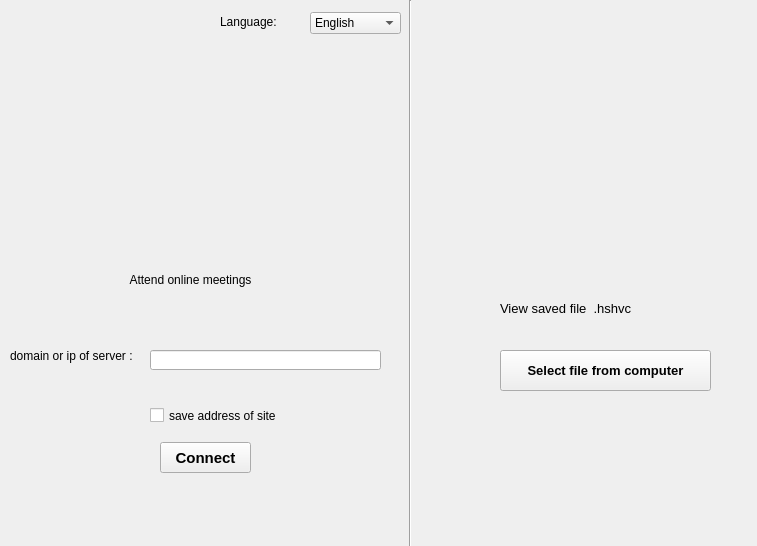
<?xml version="1.0" encoding="UTF-8"?>
<ui version="4.0">
 <class>SelectionClass</class>
 <widget class="QWidget" name="SelectionClass">
  <property name="geometry">
   <rect>
    <x>0</x>
    <y>0</y>
    <width>757</width>
    <height>546</height>
   </rect>
  </property>
  <property name="windowTitle">
   <string>SelectionClass</string>
  </property>
  <widget class="QLabel" name="label_6">
   <property name="geometry">
    <rect>
     <x>220</x>
     <y>12</y>
     <width>71</width>
     <height>20</height>
    </rect>
   </property>
   <property name="text">
    <string>Language: </string>
   </property>
  </widget>
  <widget class="QPushButton" name="choiceButton">
   <property name="geometry">
    <rect>
     <x>500</x>
     <y>350</y>
     <width>211</width>
     <height>41</height>
    </rect>
   </property>
   <property name="font">
    <font>
     <pointsize>10</pointsize>
     <weight>75</weight>
     <bold>true</bold>
    </font>
   </property>
   <property name="text">
    <string>Select file from computer</string>
   </property>
  </widget>
  <widget class="QLabel" name="label_5">
   <property name="geometry">
    <rect>
     <x>10</x>
     <y>340</y>
     <width>141</width>
     <height>31</height>
    </rect>
   </property>
   <property name="text">
    <string>domain or ip of server :</string>
   </property>
  </widget>
  <widget class="QLabel" name="label_3">
   <property name="geometry">
    <rect>
     <x>80</x>
     <y>50</y>
     <width>251</width>
     <height>211</height>
    </rect>
   </property>
   <property name="text">
    <string/>
   </property>
   <property name="pixmap">
    <pixmap resource="../../Spring 99.3/lms1/mainwindow.qrc">:/mainwindow/icon_ha/159110135480191692.png</pixmap>
   </property>
  </widget>
  <widget class="QLabel" name="label_2">
   <property name="geometry">
    <rect>
     <x>500</x>
     <y>300</y>
     <width>191</width>
     <height>16</height>
    </rect>
   </property>
   <property name="font">
    <font>
     <pointsize>10</pointsize>
    </font>
   </property>
   <property name="text">
    <string>View saved file  .hshvc</string>
   </property>
  </widget>
  <widget class="QLabel" name="label_4">
   <property name="geometry">
    <rect>
     <x>80</x>
     <y>270</y>
     <width>221</width>
     <height>20</height>
    </rect>
   </property>
   <property name="text">
    <string>Attend online meetings</string>
   </property>
   <property name="alignment">
    <set>Qt::AlignCenter</set>
   </property>
  </widget>
  <widget class="QLineEdit" name="lineEdit">
   <property name="geometry">
    <rect>
     <x>150</x>
     <y>350</y>
     <width>231</width>
     <height>20</height>
    </rect>
   </property>
  </widget>
  <widget class="QPushButton" name="ConnectButton">
   <property name="geometry">
    <rect>
     <x>160</x>
     <y>442</y>
     <width>91</width>
     <height>31</height>
    </rect>
   </property>
   <property name="font">
    <font>
     <pointsize>11</pointsize>
     <weight>75</weight>
     <bold>true</bold>
     <strikeout>false</strikeout>
     <kerning>true</kerning>
    </font>
   </property>
   <property name="text">
    <string>Connect</string>
   </property>
  </widget>
  <widget class="QComboBox" name="comboBox">
   <property name="geometry">
    <rect>
     <x>310</x>
     <y>12</y>
     <width>91</width>
     <height>22</height>
    </rect>
   </property>
   <item>
    <property name="text">
     <string>English</string>
    </property>
    <property name="icon">
     <iconset resource="../../Sumer 99.4/lmsAZ/mainwindow.qrc">
      <normaloff>:/mainwindow/icon_ha/en.PNG</normaloff>:/mainwindow/icon_ha/en.PNG</iconset>
    </property>
   </item>
   <item>
    <property name="text">
     <string>Persian</string>
    </property>
    <property name="icon">
     <iconset resource="../../Sumer 99.4/lmsAZ/mainwindow.qrc">
      <normaloff>:/mainwindow/icon_ha/fa.PNG</normaloff>:/mainwindow/icon_ha/fa.PNG</iconset>
    </property>
   </item>
  </widget>
  <widget class="QLabel" name="label">
   <property name="geometry">
    <rect>
     <x>490</x>
     <y>50</y>
     <width>211</width>
     <height>241</height>
    </rect>
   </property>
   <property name="text">
    <string/>
   </property>
   <property name="pixmap">
    <pixmap resource="../../Spring 99.3/lms1/mainwindow.qrc">:/mainwindow/icon_ha/download.png</pixmap>
   </property>
  </widget>
  <widget class="QCheckBox" name="checkBox">
   <property name="geometry">
    <rect>
     <x>150</x>
     <y>400</y>
     <width>151</width>
     <height>31</height>
    </rect>
   </property>
   <property name="text">
    <string>save address of site</string>
   </property>
  </widget>
  <widget class="Line" name="line">
   <property name="geometry">
    <rect>
     <x>370</x>
     <y>0</y>
     <width>81</width>
     <height>571</height>
    </rect>
   </property>
   <property name="orientation">
    <enum>Qt::Vertical</enum>
   </property>
  </widget>
 </widget>
 <layoutdefault spacing="6" margin="11"/>
 <resources>
  <include location="../../Spring 99.3/lms1/mainwindow.qrc"/>
  <include location="../../Sumer 99.4/lmsAZ/mainwindow.qrc"/>
 </resources>
 <connections/>
</ui>
